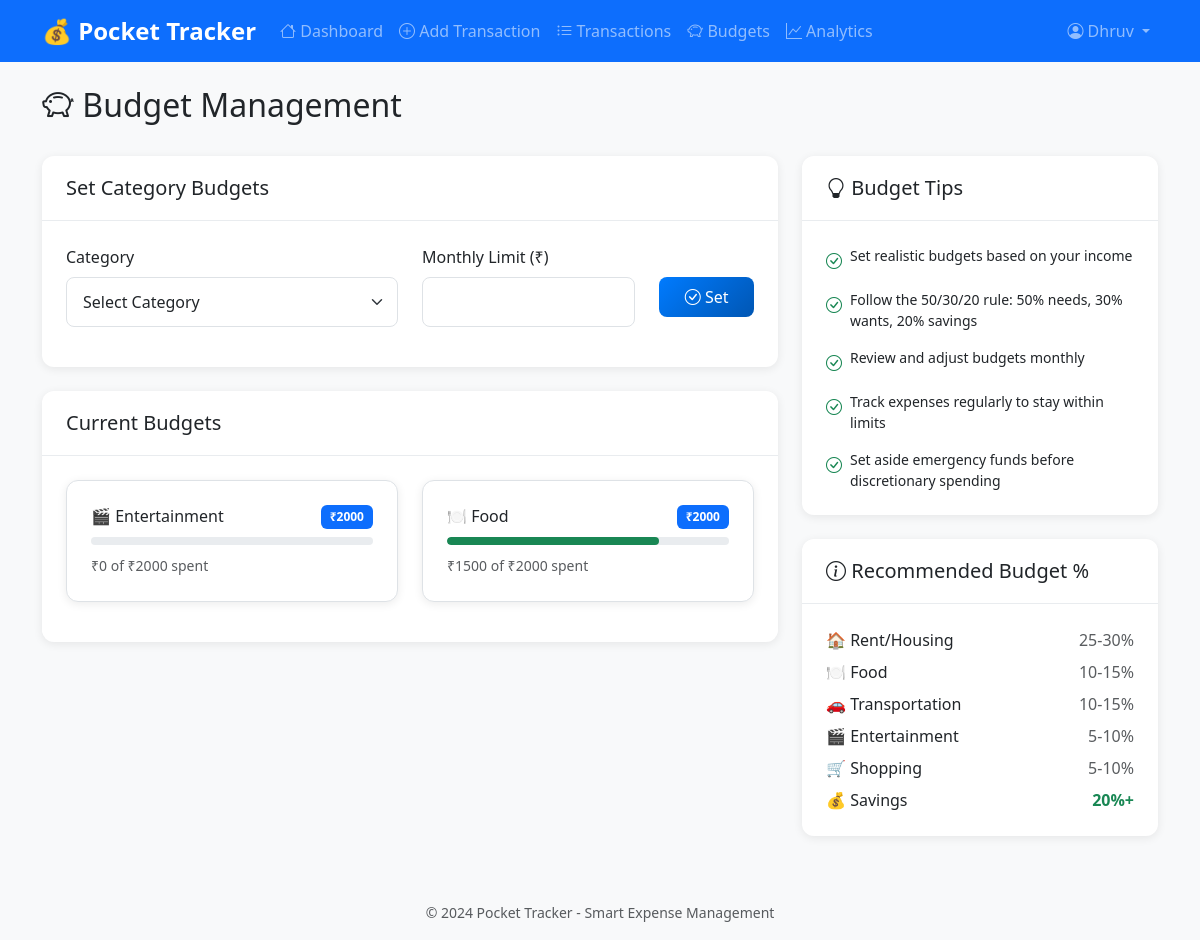
The page /budgets (signed in) on the database its author committed.
### tables this page shows
CREATE TABLE categories (
                id INTEGER PRIMARY KEY AUTOINCREMENT,
                name VARCHAR(50) NOT NULL,
                icon VARCHAR(20) DEFAULT '💰',
                is_default BOOLEAN DEFAULT 0
            );

CREATE TABLE budgets (
                id INTEGER PRIMARY KEY AUTOINCREMENT,
                user_id INTEGER NOT NULL,
                category_id INTEGER NOT NULL,
                monthly_limit DECIMAL(10,2) NOT NULL,
                created_at TIMESTAMP DEFAULT CURRENT_TIMESTAMP,
                FOREIGN KEY (user_id) REFERENCES users (id),
                FOREIGN KEY (category_id) REFERENCES categories (id),
                UNIQUE(user_id, category_id)
            );

### main.py (the view, shortened to what this page needs)
@main_bp.route('/budgets', methods=['GET', 'POST'])
@login_required
def budgets():
    user_id = session['user_id']
    categories = category_model.get_all_categories()
    user_budgets = budget_model.get_user_budgets(user_id)
    now = datetime.now()
    category_spending = transaction_model.get_category_expenses(user_id, now.year, now.month)
    spending_lookup = {cat['name']: cat['total'] for cat in category_spending}
    budget_lookup = {}
    for budget in user_budgets:
        category_name = next((cat['name'] for cat in categories if cat['id'] == budget['category_id']), '')
        budget['current_spending'] = spending_lookup.get(category_name, 0)
        budget_lookup[budget['category_id']] = budget
    return render_template('main/budgets.html',
                         categories=categories,
                         budgets=budget_lookup)

### auth.py (called while the page is built)
def login_required(f):
    from functools import wraps
    @wraps(f)
    def decorated_function(*args, **kwargs):
        if 'user_id' not in session:
            flash('Please log in to access this page', 'error')
            return redirect(url_for('auth.login'))
        return f(*args, **kwargs)
    return decorated_function

### models.py (called while the page is built)
    def get_connection(self):
        conn = sqlite3.connect(self.db_path)
        conn.row_factory = sqlite3.Row
        return conn

    def get_category_expenses(self, user_id: int, year: int, month: int) -> List[Dict]:
        conn = self.db.get_connection()
        cursor = conn.cursor()
        cursor.execute('''
            SELECT
                c.name,
                c.icon,
                SUM(t.amount) as total
            FROM transactions t
            JOIN categories c ON t.category_id = c.id
            WHERE t.user_id = ?
            AND t.type = 'expense'
            AND strftime('%Y', t.transaction_date) = ?
            AND strftime('%m', t.transaction_date) = ?
            GROUP BY c.id, c.name, c.icon
            ORDER BY total DESC
        ''', (user_id, str(year), f"{month:02d}"))
        results = cursor.fetchall()
        conn.close()
        return [dict(r) for r in results]

    def get_all_categories(self) -> List[Dict]:
        conn = self.db.get_connection()
        cursor = conn.cursor()
        cursor.execute('SELECT * FROM categories ORDER BY name')
        categories = cursor.fetchall()
        conn.close()
        return [dict(c) for c in categories]

    def get_user_budgets(self, user_id: int) -> List[Dict]:
        conn = self.db.get_connection()
        cursor = conn.cursor()
        cursor.execute('''
            SELECT b.*, c.name as category_name, c.icon as category_icon
            FROM budgets b
            JOIN categories c ON b.category_id = c.id
            WHERE b.user_id = ?
        ''', (user_id,))
        budgets = cursor.fetchall()
        conn.close()
        return [dict(b) for b in budgets]

### Pocket Traker/templates/main/budgets.html (shortened to what this page needs)
{% extends "base.html" %}
{% block content %}
<div class="d-flex justify-content-between align-items-center mb-4">
    <h2><i class="bi bi-piggy-bank"></i> Budget Management</h2>
</div>
<div class="row">
    <div class="col-lg-8">
        <div class="card">
            <div class="card-header">
                <h5 class="card-title mb-0">Set Category Budgets</h5>
            </div>
            <div class="card-body">
                <form method="POST">
                    <div class="row">
                        <div class="col-md-6 mb-3">
                            <label for="category_id" class="form-label">Category</label>
                            <select class="form-select" id="category_id" name="category_id" required>
                                <option value="">Select Category</option>
                            </select>
                        </div>
                        <div class="col-md-4 mb-3">
                            <label for="monthly_limit" class="form-label">Monthly Limit (₹)</label>
                            <input type="number" class="form-control" id="monthly_limit"
                                   name="monthly_limit" step="0.01" min="0.01" required>
                        </div>
                        <div class="col-md-2 mb-3">
                            <label class="form-label">&nbsp;</label>
                            <button type="submit" class="btn btn-primary w-100">
                                <i class="bi bi-check-circle"></i> Set
                            </button>
                        </div>
                    </div>
                </form>
            </div>
        </div>
        <div class="card mt-4">
            <div class="card-header">
                <h5 class="card-title mb-0">Current Budgets</h5>
            </div>
            <div class="card-body">
                {% if budgets %}
                    <div class="row">
                        {% for category in categories %}
                            {% if category.id in budgets %}
                                {% set budget = budgets[category.id] %}
                                <div class="col-md-6 mb-3">
                                    <div class="card border">
                                        <div class="card-body">
                                            <div class="d-flex justify-content-between align-items-center mb-2">
                                                <h6 class="mb-0">{{ category.icon }} {{ category.name }}</h6>
                                                <span class="badge bg-primary">₹{{ "%.0f"|format(budget.monthly_limit) }}</span>
                                            </div>
                                            {% set spent = budget.current_spending|float or 0 %}
                                            {% set percentage = (spent / budget.monthly_limit|float * 100) if budget.monthly_limit > 0 else 0 %}
                                            <div class="progress mb-2" style="height: 8px;">
                                                <div class="progress-bar {{ 'bg-danger' if percentage > 90 else 'bg-warning' if percentage > 75 else 'bg-success' }}"
                                                     role="progressbar" style="width: {{ percentage }}%"></div>
                                            </div>
                                            <small class="text-muted">
                                                ₹{{ "%.0f"|format(spent) }} of ₹{{ "%.0f"|format(budget.monthly_limit) }} spent
                                            </small>
                                        </div>
                                    </div>
                                </div>
                            {% endif %}
                        {% endfor %}
                    </div>
                {% else %}
                    <div class="text-center py-4">
                        <i class="bi bi-piggy-bank fs-1 text-muted"></i>
                        <p class="text-muted mt-2">No budgets set yet. Set your first budget above!</p>
                    </div>
                {% endif %}
            </div>
        </div>
    </div>
    <div class="col-lg-4">
        <div class="card">
            <div class="card-header">
                <h5 class="card-title mb-0">
                    <i class="bi bi-lightbulb"></i> Budget Tips
                </h5>
            </div>
            <div class="card-body">
                <div class="d-flex align-items-start mb-3">
                    <i class="bi bi-check-circle text-success me-2 mt-1"></i>
                    <small>Set realistic budgets based on your income</small>
                </div>
                <div class="d-flex align-items-start mb-3">
                    <i class="bi bi-check-circle text-success me-2 mt-1"></i>
                    <small>Follow the 50/30/20 rule: 50% needs, 30% wants, 20% savings</small>
                </div>
                <div class="d-flex align-items-start mb-3">
                    <i class="bi bi-check-circle text-success me-2 mt-1"></i>
                    <small>Review and adjust budgets monthly</small>
                </div>
                <div class="d-flex align-items-start mb-3">
                    <i class="bi bi-check-circle text-success me-2 mt-1"></i>
                    <small>Track expenses regularly to stay within limits</small>
                </div>
                <div class="d-flex align-items-start">
                    <i class="bi bi-check-circle text-success me-2 mt-1"></i>
                    <small>Set aside emergency funds before discretionary spending</small>
                </div>
            </div>
        </div>
        <div class="card mt-4">
            <div class="card-header">
                <h5 class="card-title mb-0">
                    <i class="bi bi-info-circle"></i> Recommended Budget %
                </h5>
            </div>
            <div class="card-body">
                <div class="d-flex justify-content-between mb-2">
                    <span>🏠 Rent/Housing</span>
                    <span class="text-muted">25-30%</span>
                </div>
                <div class="d-flex justify-content-between mb-2">
                    <span>🍽️ Food</span>
                    <span class="text-muted">10-15%</span>
                </div>
                <div class="d-flex justify-content-between mb-2">
                    <span>🚗 Transportation</span>
                    <span class="text-muted">10-15%</span>
                </div>
                <div class="d-flex justify-content-between mb-2">
                    <span>🎬 Entertainment</span>
                    <span class="text-muted">5-10%</span>
                </div>
                <div class="d-flex justify-content-between mb-2">
                    <span>🛒 Shopping</span>
                    <span class="text-muted">5-10%</span>
                </div>
                <div class="d-flex justify-content-between">
                    <span>💰 Savings</span>
                    <span class="text-success fw-bold">20%+</span>
                </div>
            </div>
        </div>
    </div>
</div>
{% endblock %}

### Pocket Traker/static/css/style.css (style rules this page uses)
:root { --primary-color: #007bff; --success-color: #28a745; --danger-color: #dc3545; --warning-color: #ffc107; --info-color: #17a2b8; --light-color: #f8f9fa; --dark-color: #343a40; }
body { background-color: #f8f9fa; font-family: 'Segoe UI', Tahoma, Geneva, Verdana, sans-serif; }
.card { border: none; border-radius: 12px; box-shadow: 0 2px 10px rgba(0, 0, 0, 0.08); transition: transform 0.2s ease, box-shadow 0.2s ease; }
.card-header { background-color: transparent; border-bottom: 1px solid #e9ecef; padding: 1.25rem 1.5rem; }
.card-body { padding: 1.5rem; }
.btn { border-radius: 8px; font-weight: 500; padding: 0.5rem 1rem; transition: all 0.2s ease; }
.btn-primary { background: linear-gradient(135deg, var(--primary-color), #0056b3); border: none; }
.form-control, .form-select { border-radius: 8px; border: 1px solid #dee2e6; padding: 0.75rem 1rem; transition: border-color 0.2s ease, box-shadow 0.2s ease; }
.progress { border-radius: 10px; background-color: #e9ecef; }
.progress-bar { border-radius: 10px; }
.badge { font-size: 0.75rem; padding: 0.5em 0.75em; border-radius: 6px; }
.fade-in { animation: fadeIn 0.5s ease-in; }

### rows shown on the page
categories: icon "🎬", name "Entertainment", spent "0"
budgets: monthly_limit "2000"
categories: icon "🍽️", name "Food", {{ percentage }} 75.0 (drawn), spent "1500"
budgets: monthly_limit "2000"

### other values the page prints
{{ session.username }} "Dhruv"
